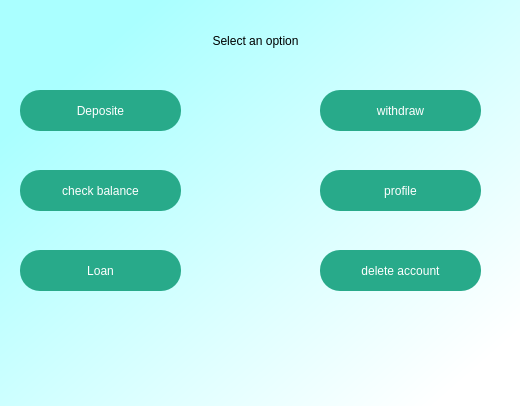
<?xml version="1.0" encoding="UTF-8"?>
<ui version="4.0">
 <class>Dialog</class>
 <widget class="QDialog" name="Dialog">
  <property name="geometry">
   <rect>
    <x>0</x>
    <y>0</y>
    <width>520</width>
    <height>406</height>
   </rect>
  </property>
  <property name="windowTitle">
   <string>Dialog</string>
  </property>
  <widget class="QWidget" name="bgwidget" native="true">
   <property name="geometry">
    <rect>
     <x>0</x>
     <y>0</y>
     <width>521</width>
     <height>411</height>
    </rect>
   </property>
   <property name="styleSheet">
    <string notr="true">QWidget#bgwidget{
background-color:qlineargradient(spread:pad, x1:0.124955, y1:0.199, x2:0.909091, y2:0.903, stop:0 rgba(170, 255, 255, 255), stop:1 rgba(255, 255, 255, 255));
}</string>
   </property>
   <widget class="QLabel" name="label">
    <property name="geometry">
     <rect>
      <x>150</x>
      <y>10</y>
      <width>211</width>
      <height>61</height>
     </rect>
    </property>
    <property name="styleSheet">
     <string notr="true">font: 700 12pt &quot;Segoe UI&quot;;</string>
    </property>
    <property name="text">
     <string>Select an option</string>
    </property>
    <property name="alignment">
     <set>Qt::AlignCenter</set>
    </property>
   </widget>
   <widget class="QPushButton" name="pushButton">
    <property name="geometry">
     <rect>
      <x>20</x>
      <y>90</y>
      <width>161</width>
      <height>41</height>
     </rect>
    </property>
    <property name="styleSheet">
     <string notr="true">QPushButton#pushButton{
border-radius : 20px;
background-color:rgb(40, 170, 138);
color:rgb(255, 255, 255);
}</string>
    </property>
    <property name="text">
     <string>Deposite</string>
    </property>
   </widget>
   <widget class="QPushButton" name="pushButton_2">
    <property name="geometry">
     <rect>
      <x>320</x>
      <y>90</y>
      <width>161</width>
      <height>41</height>
     </rect>
    </property>
    <property name="styleSheet">
     <string notr="true">QPushButton{
border-radius : 20px;
background-color:rgb(40, 170, 138);
color:rgb(255, 255, 255);
}</string>
    </property>
    <property name="text">
     <string>withdraw</string>
    </property>
   </widget>
   <widget class="QPushButton" name="pushButton_3">
    <property name="geometry">
     <rect>
      <x>20</x>
      <y>170</y>
      <width>161</width>
      <height>41</height>
     </rect>
    </property>
    <property name="styleSheet">
     <string notr="true">QPushButton#pushButton_3{
border-radius : 20px;
background-color:rgb(40, 170, 138);
color:rgb(255, 255, 255);
}</string>
    </property>
    <property name="text">
     <string>check balance</string>
    </property>
   </widget>
   <widget class="QPushButton" name="pushButton_4">
    <property name="geometry">
     <rect>
      <x>320</x>
      <y>170</y>
      <width>161</width>
      <height>41</height>
     </rect>
    </property>
    <property name="styleSheet">
     <string notr="true">QPushButton{
border-radius : 20px;
background-color:rgb(40, 170, 138);
color:rgb(255, 255, 255);
}</string>
    </property>
    <property name="text">
     <string>profile</string>
    </property>
   </widget>
   <widget class="QPushButton" name="pushButton_5">
    <property name="geometry">
     <rect>
      <x>20</x>
      <y>250</y>
      <width>161</width>
      <height>41</height>
     </rect>
    </property>
    <property name="styleSheet">
     <string notr="true">QPushButton{
border-radius : 20px;
background-color:rgb(40, 170, 138);
color:rgb(255, 255, 255);
}</string>
    </property>
    <property name="text">
     <string>Loan</string>
    </property>
   </widget>
   <widget class="QPushButton" name="pushButton_6">
    <property name="geometry">
     <rect>
      <x>320</x>
      <y>250</y>
      <width>161</width>
      <height>41</height>
     </rect>
    </property>
    <property name="styleSheet">
     <string notr="true">QPushButton{
border-radius : 20px;
background-color:rgb(40, 170, 138);
color:rgb(255, 255, 255);
}</string>
    </property>
    <property name="text">
     <string>delete account</string>
    </property>
   </widget>
  </widget>
 </widget>
 <resources/>
 <connections/>
</ui>
